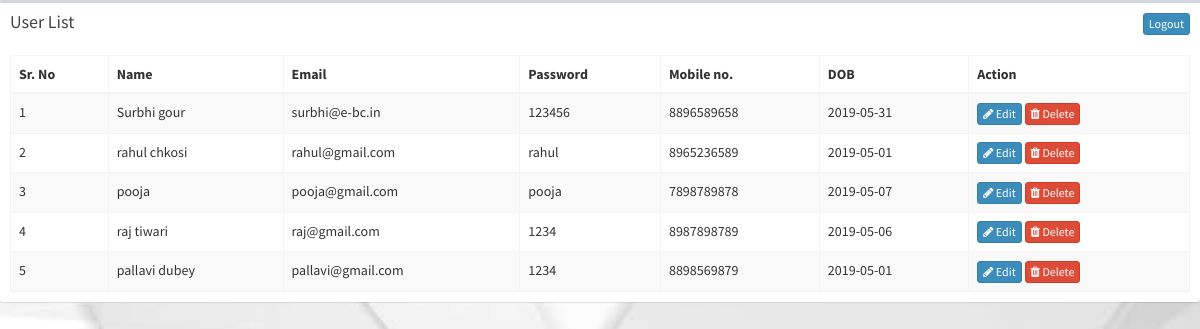
Page /user_list.php (signed in) on the committed database.
### tables this page shows
CREATE TABLE IF NOT EXISTS `user` (
  `id` int(50) NOT NULL AUTO_INCREMENT,
  `user_id` int(50) NOT NULL,
  `name` varchar(50) NOT NULL,
  `type` varchar(50) NOT NULL,
  `phone_no` varchar(20) NOT NULL,
  `email` varchar(50) NOT NULL,
  `password` varchar(50) NOT NULL,
  `dob` date NOT NULL,
  PRIMARY KEY (`id`)
);

### user_list.php (the view, shortened to what this page needs)
<!DOCTYPE html>
<html>
<head>
  <link rel="stylesheet" href="https://maxcdn.bootstrapcdn.com/bootstrap/3.4.0/css/bootstrap.min.css">
  <link rel="stylesheet" href="https://cdnjs.cloudflare.com/ajax/libs/font-awesome/4.5.0/css/font-awesome.min.css">
  <link rel="stylesheet" href="https://cdnjs.cloudflare.com/ajax/libs/ionicons/2.0.1/css/ionicons.min.css">
  <link rel="stylesheet" href="plugins/jvectormap/jquery-jvectormap-1.2.2.css">
  <link rel="stylesheet" href="dist/css/AdminLTE.min.css">
  <link rel="stylesheet" href="dist/css/skins/_all-skins.min.css">
  <link rel="stylesheet" type="text/css" href="datatables/media/css/jquery.dataTables.min.css">
  <link rel="stylesheet" type="text/css" href="datatables/media/css/dataTables.bootstrap.min.css">
      <link rel="stylesheet" type="text/css" href="https://cdn.datatables.net/r/dt/jq-2.1.4,jszip-2.5.0,pdfmake-0.1.18,dt-1.10.9,af-2.0.0,b-1.0.3,b-colvis-1.0.3,b-html5-1.0.3,b-print-1.0.3,se-1.0.1/datatables.min.css"/>
</head>
<body class="backimg">
      <div class="box">
            <div class="box-header">
              <h3 class="box-title">User List</h3>
              <a href="logout.php" title="logout"  class="btn btn-primary btn-xs"  style="float: right;"></i> Logout</a>
            </div>
            <div class="box-body" style="overflow: scroll;" >
              <table id="" class="table table-bordered table-striped" >
                <thead>
                <tr>
                  <th>Sr. No</th>
                  <th>Name</th>
                  <th>Email</th>
                  <th>Password</th>
                  <th>Mobile no.</th>
                  <th>DOB</th>
                  <th>Action</th>
                </tr>
                </thead>
                <tbody>
                  <?php
                    include "config.php";
                    $sr_no=0;
                    $sql =mysqli_query($connection,"SELECT * FROM user")or die(mysqli_error($connection));
                         while($row=mysqli_fetch_array($sql))
                       {
                         $sr_no++;
                         $id=$row['id'];
                  ?>
                    <tr>
                      <td><?php echo $sr_no; ?></td>
                      <td><?php echo $row['name']; ?></td>
                      <td><?php echo $row['email']; ?></td>
                      <td><?php echo $row['password']; ?></td>
                      <td><?php echo $row['phone_no']; ?></td>
                      <td><?php echo $row['dob']; ?> </td>
                      <td>
                      <a href="#" data-toggle="modal" title="Record Update" data-target="#editModal" class="btn btn-primary btn-xs" onclick="getdata(<?php echo $id; ?>)"><i class="fa fa-pencil"></i> Edit</a>
                      <a href='#' title='Delete Record' data-toggle="modal" data-target="#deleteModal" class="btn btn-danger btn-xs"  onclick="$('#del_id').val('<?php echo $id;?>');"><i class="fa fa-trash"></i> Delete</a>
                      </td>
                    </tr>
                <?php  } ?>
                </tbody>
              </table>
            </div>
          </div>
</body>
</html>

### user_list.php (style rules this page uses)
.backimg { background-image: url(images/signupbackground.jpg); background-position: center; background-repeat: no-repeat; background-size: cover; }

### rows in the picture
user: name "Surbhi gour", email "surbhi@e-bc.in", password "123456", phone_no "8896589658", dob "2019-05-31"
user: name "rahul chkosi", email "rahul@gmail.com", password "rahul", phone_no "8965236589", dob "2019-05-01"
user: name "pooja", email "pooja@gmail.com", password "pooja", phone_no "7898789878", dob "2019-05-07"
user: name "raj tiwari", email "raj@gmail.com", password "1234", phone_no "8987898789", dob "2019-05-06"
user: name "pallavi dubey", email "pallavi@gmail.com", password "1234", phone_no "8898569879", dob "2019-05-01"
